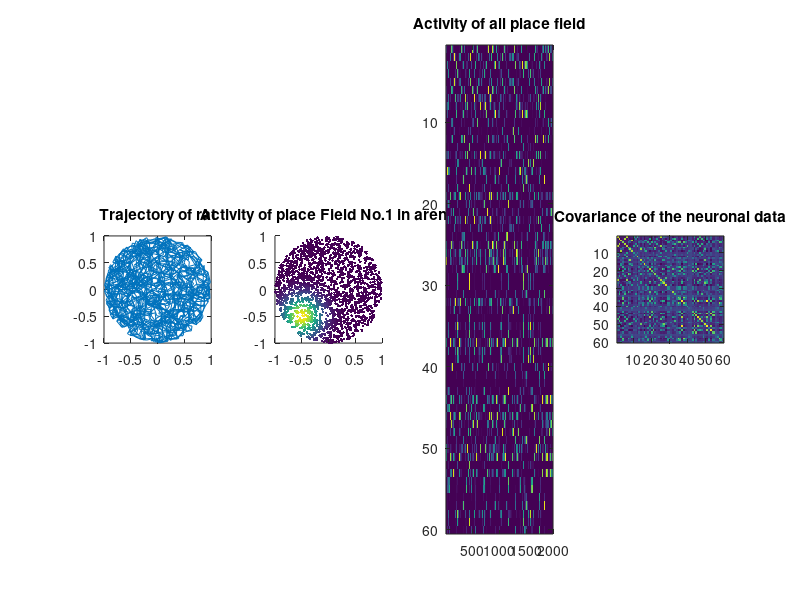

Write the MATLAB code that produced this figure. (Note: this script raises an error after producing the figure.)
close all;
clear all;

rng(1);

N = 60;   % nuber of place cells
T = 2000;
dim = 2;

% Hyperparameters for the simulated foraging rat
s = 0.1;
r = 1;
noise = 0; %1.5; %1.5; % 0 for closed balls 

%%% First, calculate the trajectory
Tpool = round(10*T);
xpool = [];
while length(xpool) < Tpool
    pos_candidates = 2*(rand(1,dim)-0.5);
    if sum( pos_candidates.^2 ) < 1;       %for dim=3, pi/6 = 52.4% work out. But his is exponentially bad for higher dimensions!
        xpool = [xpool; pos_candidates];
        disp(length(xpool)/Tpool)
    end
end

trajectory = zeros(T, dim);
unusedflag = ones(Tpool,1, 'logical');

trajectory(1,:) = xpool(1,:);
unusedflag(1) = false;

[val, ind] = sort( (  sqrt( sum((trajectory(1,:)-xpool).^2, 2) ) - s*r  ).^2  );
trajectory(2,:) = xpool(ind(1),:);
unusedflag(ind(1)) = false;

for i = 3:T
    x_tminus = trajectory(i-2,:);
    x_t = trajectory(i-1,:);
    r = rand();
    allowed_list = xpool(unusedflag,:);
    [val, ind] = sort( (  sqrt( sum((x_t-allowed_list).^2, 2) ) - s*r  ).^2  );

    testpoint_inacceptable = true;
    idx_test = 0;
    while testpoint_inacceptable & (idx_test < length(allowed_list))
        idx_test = idx_test + 1;
        idx = ind(idx_test);
        x_cand = allowed_list(idx_test,:);

        not_moving_forward = ( sum( (x_cand-x_t).^2) > sum( (x_cand-x_tminus).^2) );
        step_too_large = ( sqrt(sum( (x_cand-x_t).^2)) > 2*s );
        testpoint_inacceptable = not_moving_forward | step_too_large;
    end

    if (idx_test == length(allowed_list))
        x_cand = allowed_list(ind(1),:);
    end

    trajectory(i,:) = x_cand;
    [M,idx_true] = min(sum((xpool-x_cand).^2,2));
    unusedflag(idx_true) = false;

    if sqrt(sum( (trajectory(i,:) - trajectory(i-1,:)).^2)) > 2*s*dim
        disp('oh boy...')
        disp(i)
        error('Rats are not quantum tunneling, man...')
    end

end



%% Then, get the place field activity

ff_pos = randi(2,N,dim)-1.5; % firing field positions: random edges of a centered hypercube.
ff_pos = unique(ff_pos,'rows');
while length(ff_pos) < N
    ff_pos = [ ff_pos; 2*(rand(1,dim)-0.5)];
end

ff_rate = 5;    %maximum firing rate
ff_width = 0.25;   %width of the firing rate in space.
bc_width = 0.25;

activity = zeros(N,T);
for neuron = 1:N
    activity(neuron,:) = ff_rate .* exp( - sum((trajectory - ff_pos(neuron,:)).^2,2) / (2*ff_width*ff_width) );
end

data_rat = activity' + noise*randn(size(activity')); %typical notation
data_rat(data_rat<0) = 0;


figure(1)

subplot(1,4,1)
plot(trajectory(:,1),trajectory(:,2),'-')
title("Trajectory of rat")
daspect([1 1 1])

subplot(1,4,2)
scatter(trajectory(:,1), trajectory(:,2), [], data_rat(:,1),'.')
title("Activity of place Field No.1 in arena")
daspect([1 1 1])

subplot(1,4,3)
imagesc(data_rat')
title("Activity of all place field")

subplot(1,4,4)
imagesc(cov(data_rat))
title("Covariance of the neuronal data")
daspect([1 1 1])

%% run mind on the data

mindparameters.dt = 1;
mindparameters.pca.n = 0.95;
mindparameters.dim_criterion = .95;
mindparameters.ndir = 2;
mindparameters.min_leaf_pts = 40;
mindparameters.ntrees = 100;
mindparameters.verbose = true;
mindparameters.lm.n = 2000;

mindparameters.rwd.type = 'discrete';
mindparameters.rwd.sym = 'avg';
mindparameters.rwd.all_geo = true;
mindparameters.rwd.d = 2;
mindparameters.rwd.var_scale = 0.1;

mindparameters.embed.type = 'rwe';
mindparameters.embed.d = nan;
mindparameters.embed.mode = 'mds';
mindparameters.embed.local = false;

mindparameters.learnmapping = true;
mindparameters.mapping.k = [1:10, 15:5:50];
mindparameters.mapping.lambda = [0, 10.^(-8:.5:0)];
mindparameters.mapping.mode = 'lle';
mindparameters.mapping.nfolds_lle = 10;

mindparameters.prune_lm_by_time = false;

dembed = [3]; % embedding dimensions


data = struct();
data.t = reshape(1:length(data_rat),length(data_rat),1);
data.f = data_rat;

result = struct();
result.forestdat = mindAsFunction(data, mindparameters);
result.mindparameters = mindparameters;

embedparameters = mindparameters; 
embedparameters.embed.d = dembed;
[~, result.allembed] = embedAsFunction(result.forestdat, embedparameters);
fprintf('finished running embedAsFunction\n');

y = result.allembed(1).y;

trajectory = [trajectory; trajectory];
pos_x = trajectory(result.forestdat.lm.idx,1);
pos_y = trajectory(result.forestdat.lm.idx,2);

%%
figure(1)
mi = min(y(:));
ma = max(y(:));

subplot(1,2,1)
scatter3(y(:,1), y(:,2), y(:,3),[], pos_x,'.')
daspect([1 1 1])
xlim([mi, ma])
ylim([mi,ma])
zlim([mi,ma])
title("Position X on manifold")

subplot(1,2,2)
scatter3(y(:,1), y(:,2), y(:,3),[], pos_y,'.')
daspect([1 1 1])
xlim([mi, ma])
ylim([mi,ma])
zlim([mi,ma])
title("Position Y on manifold")


figure(2)

subplot(1,3,1)
scatter(pos_x, pos_y, [], y(:,1), '.')
daspect([1 1 1])
title('dim 1 on trajectory')

subplot(1,3,2)
scatter(pos_x, pos_y, [], y(:,2), '.')
daspect([1 1 1])
title('dim 2 on trajectory')

subplot(1,3,3)
scatter(pos_x, pos_y, [], y(:,3), '.')
daspect([1 1 1])
title('dim 3 on trajectory')